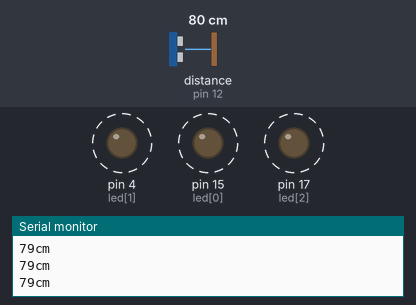
A sketch run on a simulated Arduino Uno, built with avr-gcc and run on an emulated ATmega328P. On the bench: output pins drawn as LEDs (lit = HIGH), the last lines printed to the serial monitor. Wiring (inferred from the names in the program): ultrasonic range finder: trigger pin 14; echo pin 12. Dashed ring = blinking. Inputs (shaded band) come from the test bench; at power-on: distance to the obstacle (sensor on pin 12) 80 cm. The echo pulse lasts 58.3 µs per cm; pins used as bus, display or sensor lines are not drawn.

Above: at 1.2 s.
1.3 s: distance to the obstacle (sensor on pin 12) set to 12 cm
4.3 s: distance to the obstacle (sensor on pin 12) set to 9 cm
At 4.53 s:
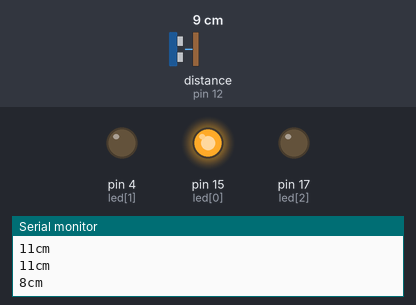
At 5.28 s:
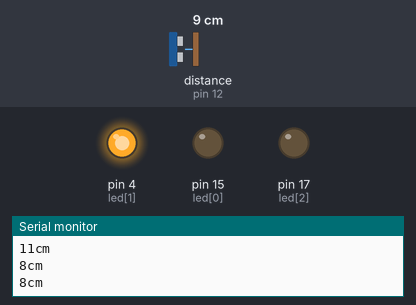
Timing chart, 0 to 13.3 s (numbered marks = the images above; inputs shaded):
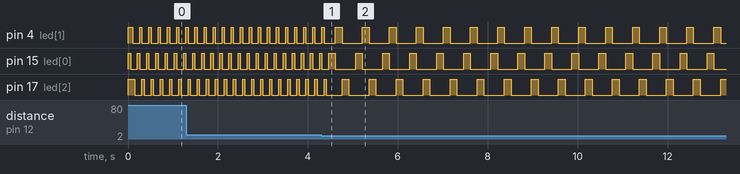

The sketch:

LED_distance_sensor_mediaArt.ino
```cpp
int trig=14;
int echo=12;
int led[3]={15, 4, 17};
int gnd[3]={2, 16, 5};
long duration, cm, inches;

void setup() {
  // put your setup code here, to run once:
  pinMode(trig, OUTPUT);
  pinMode(echo, INPUT);
  for(int i=0;i<3;i++){
    pinMode(led[i], OUTPUT);
    digitalWrite(led[i], 1);

    pinMode(gnd[i], OUTPUT);
    digitalWrite(gnd[i], 0);
  }
  Serial.begin(115200);
}

void loop() {
  // put your main code here, to run repeatedly:
  digitalWrite(trig, LOW);
  delayMicroseconds(5);
  digitalWrite(trig, HIGH);
  delayMicroseconds(10);
  digitalWrite(trig, LOW);

  pinMode(echo, INPUT);
  duration=pulseIn(echo, HIGH);

  cm=(duration/2)/29.1;

  Serial.print(cm);
  Serial.print("cm");
  Serial.println();

  int delayValue=50;
  if(cm<10)
    delayValue=150;
    for(int k=0;k<3;k++){
      digitalWrite(led[k], 1);
      delay(delayValue);
      digitalWrite(led[k], 0);
  }
  delay(delayValue);
}
```

Measured:
- the behaviour switches between 11 and 10 cm on distance to the obstacle (sensor on pin 12) (found by bisection; images 0 and 1)
- by itself, pin 15 (led[0]): repeats every 0.60 s: HIGH 0.15 s, LOW 0.45 s
